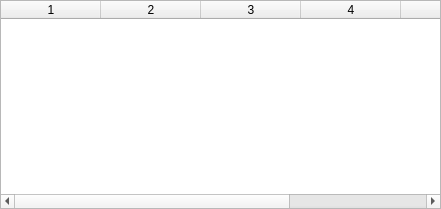
<?xml version="1.0" encoding="UTF-8"?>
<ui version="4.0">
 <class>TableWidget</class>
 <widget class="QWidget" name="TableWidget">
  <property name="geometry">
   <rect>
    <x>0</x>
    <y>0</y>
    <width>441</width>
    <height>209</height>
   </rect>
  </property>
  <property name="windowTitle">
   <string>Form</string>
  </property>
  <layout class="QGridLayout" name="gridLayout">
   <property name="leftMargin">
    <number>0</number>
   </property>
   <property name="topMargin">
    <number>0</number>
   </property>
   <property name="rightMargin">
    <number>0</number>
   </property>
   <property name="bottomMargin">
    <number>0</number>
   </property>
   <property name="spacing">
    <number>0</number>
   </property>
   <item row="0" column="0">
    <widget class="QTableWidget" name="tableWidget">
     <property name="sizePolicy">
      <sizepolicy hsizetype="Expanding" vsizetype="Expanding">
       <horstretch>0</horstretch>
       <verstretch>0</verstretch>
      </sizepolicy>
     </property>
     <property name="toolTipDuration">
      <number>-1</number>
     </property>
     <property name="sizeAdjustPolicy">
      <enum>QAbstractScrollArea::AdjustToContents</enum>
     </property>
     <property name="editTriggers">
      <set>QAbstractItemView::NoEditTriggers</set>
     </property>
     <property name="dragDropOverwriteMode">
      <bool>false</bool>
     </property>
     <property name="showGrid">
      <bool>true</bool>
     </property>
     <property name="wordWrap">
      <bool>true</bool>
     </property>
     <property name="cornerButtonEnabled">
      <bool>true</bool>
     </property>
     <property name="rowCount">
      <number>0</number>
     </property>
     <property name="columnCount">
      <number>6</number>
     </property>
     <attribute name="horizontalHeaderShowSortIndicator" stdset="0">
      <bool>false</bool>
     </attribute>
     <column/>
     <column/>
     <column/>
     <column/>
     <column/>
     <column/>
    </widget>
   </item>
  </layout>
 </widget>
 <resources/>
 <connections/>
</ui>
